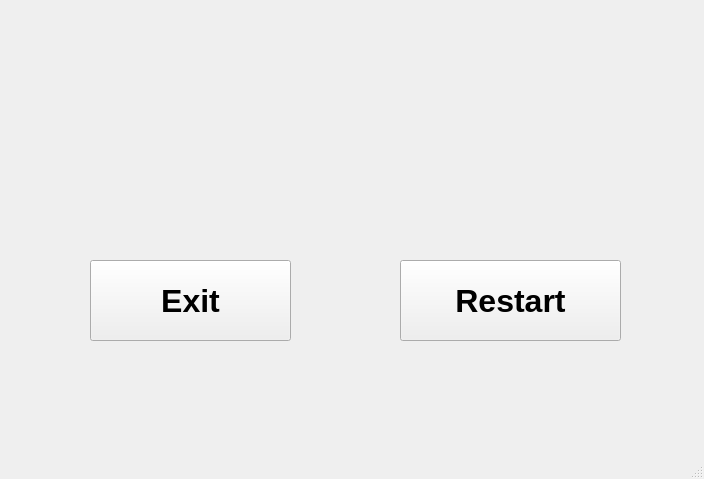
<?xml version="1.0" encoding="UTF-8"?>
<ui version="4.0">
 <class>Result</class>
 <widget class="QMainWindow" name="Result">
  <property name="geometry">
   <rect>
    <x>0</x>
    <y>0</y>
    <width>704</width>
    <height>479</height>
   </rect>
  </property>
  <property name="windowTitle">
   <string>MainWindow</string>
  </property>
  <widget class="QWidget" name="centralwidget">
   <widget class="QPushButton" name="exitLabel">
    <property name="geometry">
     <rect>
      <x>90</x>
      <y>260</y>
      <width>201</width>
      <height>81</height>
     </rect>
    </property>
    <property name="font">
     <font>
      <family>Helvetica</family>
      <pointsize>24</pointsize>
      <weight>75</weight>
      <bold>true</bold>
     </font>
    </property>
    <property name="text">
     <string>Exit</string>
    </property>
   </widget>
   <widget class="QPushButton" name="restartLabel">
    <property name="geometry">
     <rect>
      <x>400</x>
      <y>260</y>
      <width>221</width>
      <height>81</height>
     </rect>
    </property>
    <property name="font">
     <font>
      <family>Helvetica</family>
      <pointsize>24</pointsize>
      <weight>75</weight>
      <bold>true</bold>
     </font>
    </property>
    <property name="text">
     <string>Restart</string>
    </property>
   </widget>
   <widget class="QLabel" name="finalScoreLabel">
    <property name="geometry">
     <rect>
      <x>100</x>
      <y>110</y>
      <width>501</width>
      <height>71</height>
     </rect>
    </property>
    <property name="font">
     <font>
      <family>Helvetica</family>
      <pointsize>24</pointsize>
      <weight>75</weight>
      <bold>true</bold>
     </font>
    </property>
    <property name="text">
     <string/>
    </property>
    <property name="alignment">
     <set>Qt::AlignCenter</set>
    </property>
   </widget>
  </widget>
  <widget class="QMenuBar" name="menubar">
   <property name="geometry">
    <rect>
     <x>0</x>
     <y>0</y>
     <width>704</width>
     <height>21</height>
    </rect>
   </property>
  </widget>
  <widget class="QStatusBar" name="statusbar"/>
 </widget>
 <resources/>
 <connections/>
</ui>
